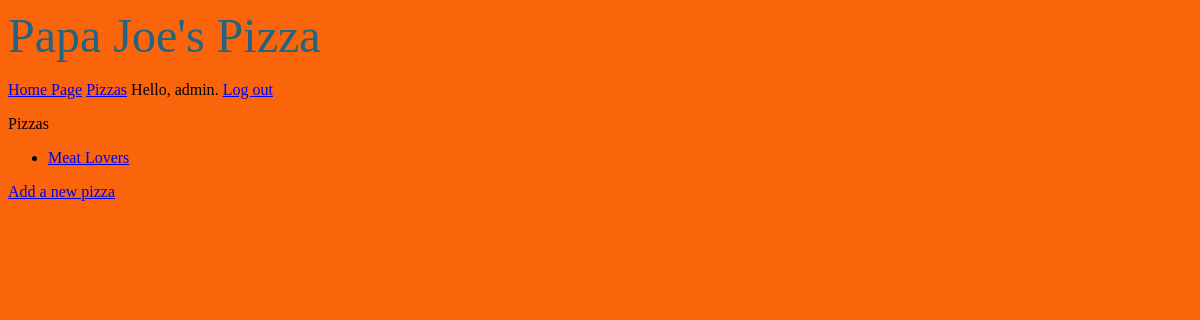
Before: /pizzas (signed in) with the older database file.
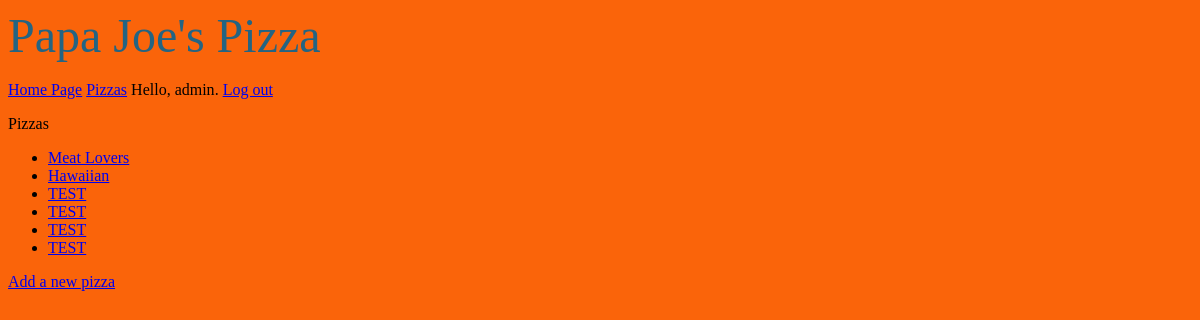
After: the same page with the newer database file.
### pizza/models.py (models this page shows, shortened)
class Pizza(models.Model):
    name = models.CharField(max_length=200)
    date = models.DateTimeField(auto_now_add=True)
    header_image = models.ImageField(
        null=True, blank=True, upload_to='images/')

### pizza/views.py (the view)
# urls.py: path('pizzas', views.pizzas, name='pizzas'),
@login_required
def pizzas(request):
    pizzas = Pizza.objects.order_by('date')
    context = {'pizzas': pizzas}
    return render(request, 'pizza/pizzas.html', context)

### pizza/templates/pizza/pizzas.html
{% extends "pizza/base.html" %}
{% block content%}
<p>Pizzas</p>
<ul>
    {% for pizza in pizzas %}
    <li>
        <a href="{% url 'pizza:pizza' pizza.id %}">{{ pizza.name }}</a>
    </li>
    {% empty %}
    <li>No pizzas have been added yet.</li>
    {% endfor %}
</ul>
<a href="{% url 'pizza:new_pizza' %}">Add a new pizza</a>
{% endblock content %}

Changed rows visible on the page:
added Pizza: name "Hawaiian"
added Pizza: name "TEST"
added Pizza: name "TEST"
added Pizza: name "TEST"
added Pizza: name "TEST"
